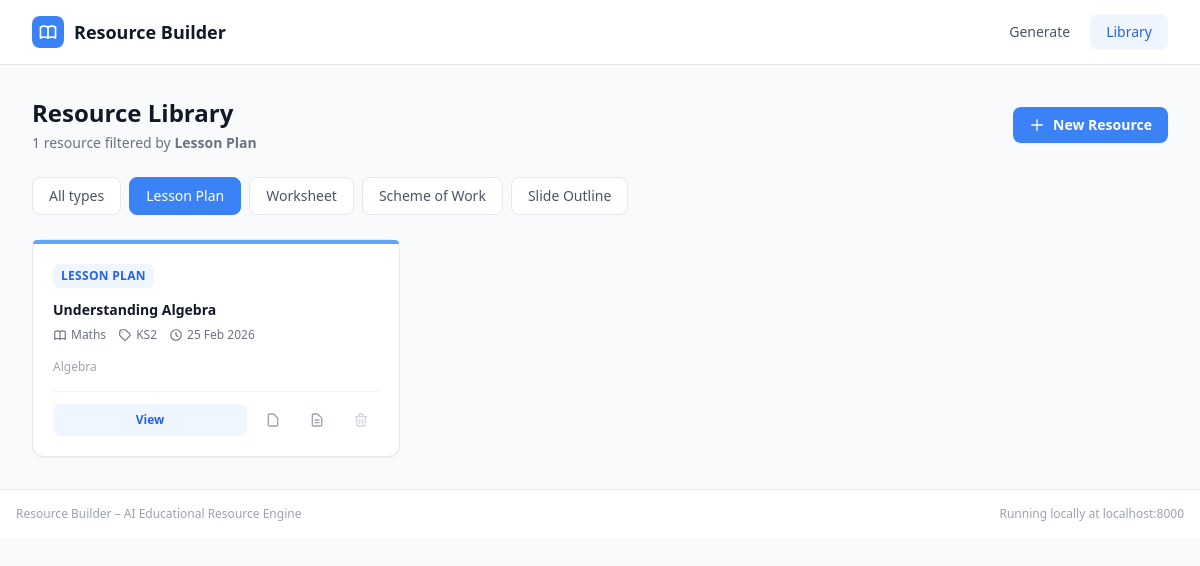
The page /library?filter_type=lesson on the database its author committed.
### app/models.py (models this page shows)
class Resource(Base):
    __tablename__ = "resources"
    id = Column(Integer, primary_key=True, index=True)
    type = Column(String(50), nullable=False)        # lesson | worksheet | scheme | slides
    title = Column(String(255), nullable=False)
    subject = Column(String(100), nullable=False)
    key_stage = Column(String(20), nullable=False)
    topic = Column(String(255), nullable=False)
    input_prompt = Column(Text, nullable=False)
    structured_output = Column(Text, nullable=False)  # JSON string
    created_at = Column(DateTime(timezone=True), server_default=func.now())

### app/routers/resources.py (the view)
@router.get("/library", response_class=HTMLResponse)
async def library(
    request: Request,
    filter_type: Optional[str] = None,
    db: Session = Depends(get_db),
):
    query = db.query(Resource)
    if filter_type and filter_type in RESOURCE_TYPE_LABELS:
        query = query.filter(Resource.type == filter_type)
    resources = query.order_by(Resource.created_at.desc()).all()
    ctx = _base_ctx(request)
    ctx["resources"] = resources
    ctx["filter_type"] = filter_type or ""
    return templates.TemplateResponse("library.html", ctx)

### app/templates/library.html (shortened to what this page needs)
{% extends "base.html" %}
{% block content %}
<div class="flex flex-col sm:flex-row sm:items-center justify-between gap-4 mb-6">
  <div>
    <h1 class="text-2xl font-bold text-gray-900">Resource Library</h1>
    <p class="text-sm text-gray-500 mt-1">
      {{ resources | length }} resource{% if resources | length != 1 %}s{% endif %}
      {% if filter_type %}filtered by <strong>{{ resource_type_labels.get(filter_type, filter_type) }}</strong>{% endif %}
    </p>
  </div>
  <a href="/"
     class="inline-flex items-center gap-2 px-4 py-2 bg-blue-500 hover:bg-blue-600 text-white text-sm font-semibold rounded-lg shadow-sm transition-colors">
    <svg class="w-4 h-4" fill="none" stroke="currentColor" viewBox="0 0 24 24">
      <path stroke-linecap="round" stroke-linejoin="round" stroke-width="2" d="M12 4v16m8-8H4"/>
    </svg>
    New Resource
  </a>
</div>
<div class="flex flex-wrap gap-2 mb-6">
  <a href="/library"
     class="px-4 py-2 rounded-lg text-sm font-medium border transition-colors
            {% if not filter_type %}bg-gray-900 text-white border-gray-900{% else %}bg-white text-gray-600 border-gray-200 hover:border-gray-400{% endif %}">
    All types
  </a>
  {% for type_key, type_label in resource_type_labels.items() %}
  <a href="/library?filter_type={{ type_key }}"
     class="px-4 py-2 rounded-lg text-sm font-medium border transition-colors
            {% if filter_type == type_key %}bg-blue-500 text-white border-blue-500{% else %}bg-white text-gray-600 border-gray-200 hover:border-blue-300 hover:text-blue-600{% endif %}">
    {{ type_label }}
  </a>
  {% endfor %}
</div>
{% if resources %}
<div class="grid sm:grid-cols-2 lg:grid-cols-3 gap-4" id="resource-grid">
  {% for resource in resources %}
  <div id="resource-card-{{ resource.id }}"
       class="group bg-white rounded-xl border border-gray-200 shadow-sm hover:shadow-md hover:border-gray-300 transition-all duration-150 flex flex-col">
    <div class="h-1 rounded-t-xl
      {% if resource.type == 'lesson' %}bg-blue-400
      {% elif resource.type == 'worksheet' %}bg-green-400
      {% elif resource.type == 'scheme' %}bg-purple-400
      {% elif resource.type == 'slides' %}bg-orange-400
      {% endif %}">
    </div>
    <div class="p-5 flex flex-col flex-1">
      <div class="flex items-center mb-3">
        <span class="text-xs font-semibold px-2 py-1 rounded-md uppercase tracking-wide
          {% if resource.type == 'lesson' %}bg-blue-50 text-blue-600
          {% elif resource.type == 'worksheet' %}bg-green-50 text-green-600
          {% elif resource.type == 'scheme' %}bg-purple-50 text-purple-600
          {% elif resource.type == 'slides' %}bg-orange-50 text-orange-600
          {% endif %}">
          {{ resource_type_labels.get(resource.type, resource.type) }}
        </span>
      </div>
      <h3 class="font-semibold text-gray-900 text-sm leading-snug mb-2 line-clamp-2">
        {{ resource.title }}
      </h3>
      <div class="flex flex-wrap gap-3 text-xs text-gray-500 mb-4">
        <span class="flex items-center gap-1">
          {{ resource.subject }}
        </span>
        <span class="flex items-center gap-1">
          <svg class="w-3.5 h-3.5" fill="none" stroke="currentColor" viewBox="0 0 24 24">
            <path stroke-linecap="round" stroke-linejoin="round" stroke-width="2" d="M7 7h.01M7 3h5c.512 0 1.024.195 1.414.586l7 7a2 2 0 010 2.828l-7 7a2 2 0 01-2.828 0l-7-7A1.994 1.994 0 013 12V7a4 4 0 014-4z"/>
          </svg>
          {{ resource.key_stage }}
        </span>
        <span class="flex items-center gap-1">
          <svg class="w-3.5 h-3.5" fill="none" stroke="currentColor" viewBox="0 0 24 24">
            <path stroke-linecap="round" stroke-linejoin="round" stroke-width="2" d="M12 8v4l3 3m6-3a9 9 0 11-18 0 9 9 0 0118 0z"/>
          </svg>
          {{ resource.created_at.strftime('%d %b %Y') }}
        </span>
      </div>
      <p class="text-xs text-gray-400 line-clamp-1 mb-4 flex-1">{{ resource.topic }}</p>
      <div class="flex items-center gap-2 pt-3 border-t border-gray-100">
        <a href="/resources/{{ resource.id }}"
           class="flex-1 text-center px-3 py-2 bg-blue-50 hover:bg-blue-100 text-blue-600 text-xs font-semibold rounded-lg transition-colors">
          View
        </a>
        <a href="/export/{{ resource.id }}/pdf"
           class="px-2.5 py-2 text-gray-400 hover:text-red-500 hover:bg-red-50 rounded-lg transition-colors"
           title="Export PDF">
          <svg class="w-4 h-4" fill="none" stroke="currentColor" viewBox="0 0 24 24">
            <path stroke-linecap="round" stroke-linejoin="round" stroke-width="2"
                  d="M7 21h10a2 2 0 002-2V9.414a1 1 0 00-.293-.707l-5.414-5.414A1 1 0 0012.586 3H7a2 2 0 00-2 2v14a2 2 0 002 2z"/>
          </svg>
        </a>
        {% if resource.type in ['lesson', 'worksheet', 'scheme'] %}
        <a href="/export/{{ resource.id }}/docx"
           class="px-2.5 py-2 text-gray-400 hover:text-blue-500 hover:bg-blue-50 rounded-lg transition-colors"
           title="Export DOCX">
          <svg class="w-4 h-4" fill="none" stroke="currentColor" viewBox="0 0 24 24">
            <path stroke-linecap="round" stroke-linejoin="round" stroke-width="2"
                  d="M9 12h6m-6 4h6m2 5H7a2 2 0 01-2-2V5a2 2 0 012-2h5.586a1 1 0 01.707.293l5.414 5.414a1 1 0 01.293.707V19a2 2 0 01-2 2z"/>
          </svg>
        </a>
        {% endif %}
        <button
          hx-delete="/resources/{{ resource.id }}"
          hx-target="#resource-card-{{ resource.id }}"
          hx-swap="outerHTML swap:300ms"
          hx-confirm="Delete '{{ resource.title }}'? This cannot be undone."
          class="px-2.5 py-2 text-gray-300 hover:text-red-400 hover:bg-red-50 rounded-lg transition-colors"
          title="Delete">
          <svg class="w-4 h-4" fill="none" stroke="currentColor" viewBox="0 0 24 24">
            <path stroke-linecap="round" stroke-linejoin="round" stroke-width="2"
                  d="M19 7l-.867 12.142A2 2 0 0116.138 21H7.862a2 2 0 01-1.995-1.858L5 7m5 4v6m4-6v6m1-10V4a1 1 0 00-1-1h-4a1 1 0 00-1 1v3M4 7h16"/>
          </svg>
        </button>
      </div>
    </div>
  </div>
  {% endfor %}
</div>
{% endif %}
{% endblock %}

### rows shown on the page
Resource: get "LESSON PLAN", title "Understanding Algebra", subject "Maths", key_stage "KS2", created_at "25 Feb 2026", topic "Algebra"

### other values the page prints
{{ resources | length }} "1"
{{ resource_type_labels.get(filter_type, filter_type) }} "Lesson Plan"
{{ type_label }} "Lesson Plan" "Worksheet" "Scheme of Work" "Slide Outline"
